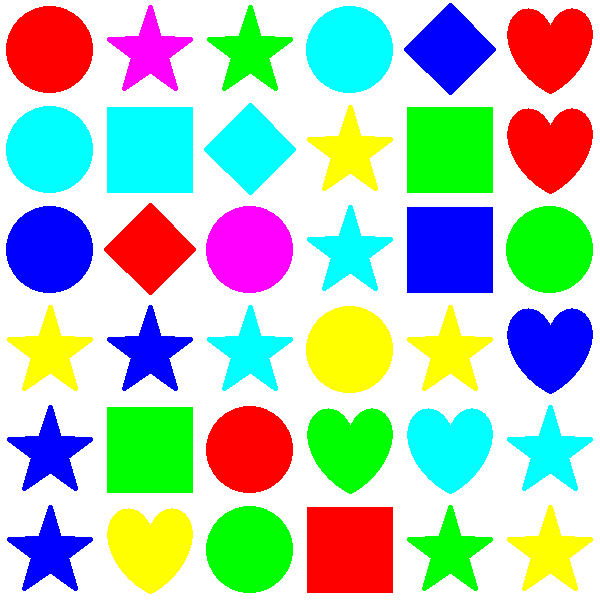
#> input picture II kolokvijum/simboli.png, 600 x 600 px
$ python DOSprikol2.1.py
#> lines starting #> are read from the running program, lines starting #| are printed output that depends on the picture; after the words box and inside, x2 and y2 are one past the last pixel; in counts of white or black regions, pixels touching at a corner belong together
from skimage import io
import plotly.express as px
from skimage import color
from skimage import morphology

img = io.imread('../simboli.png')
#> img is the input picture: shape (600, 600, 3); mean R, G, B 178.4, 201.6, 187.3
""" fig = px.imshow(img)
fig.show() """


img_hsv = color.rgb2hsv(img)
#> img_hsv: shape (600, 600, 3) float64; mean of channels 0, 1, 2 0.179, 0.485, 1
img_hsv[:,:,0][(0.65 < img_hsv[:,:,0]) & (img_hsv[:,:,0] < 0.67)] = 1/6
#> img_hsv: shape (600, 600, 3) float64; mean of channels 0, 1, 2 0.134, 0.485, 1

img_a = color.hsv2rgb(img_hsv)
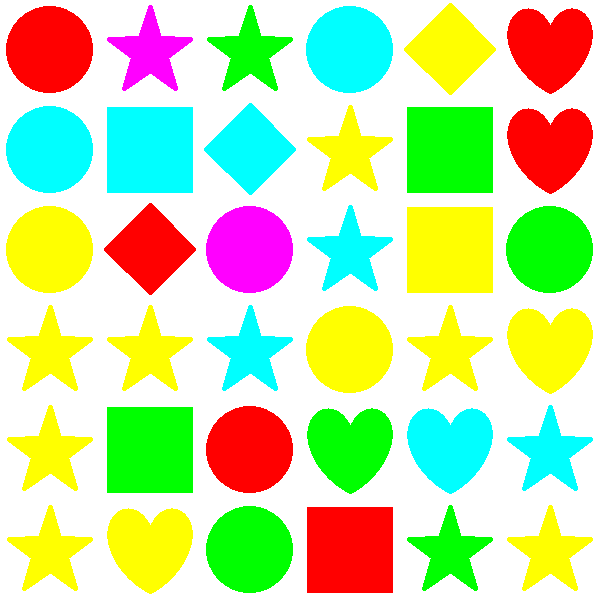
#> img_a: shape (600, 600, 3) float64; mean R, G, B 0.789, 0.88, 0.645

""" fig = px.imshow(img_a)
fig.show()
 """
B = morphology.square(70)
img_gray = color.rgb2gray(img)
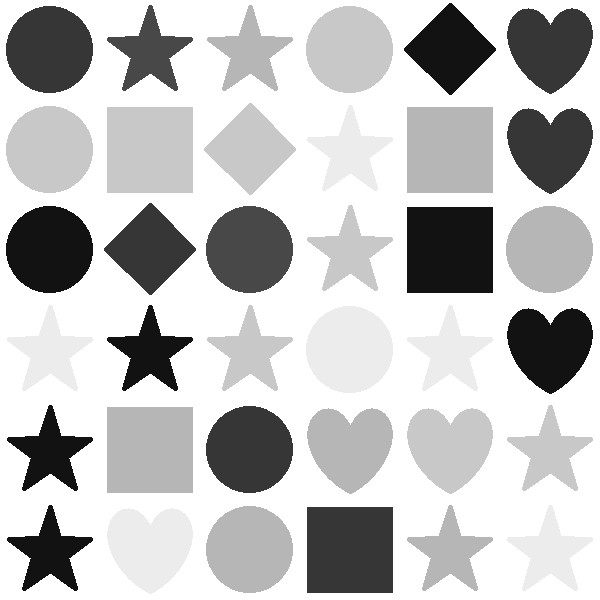
#> img_gray: shape (600, 600) float64; min 0.0721, max 1, mean 0.767
A = img_gray < 0.95
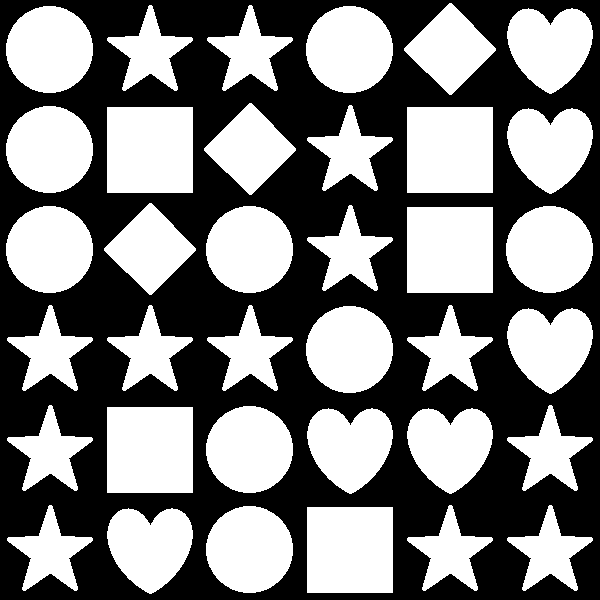
#> A: shape (600, 600) bool; 48.5% white; 36 white regions, largest, box (x1, y1, x2, y2) and area: (107, 107, 193, 193) 7396, (407, 107, 493, 193) 7396, (407, 207, 493, 293) 7396
fig = px.imshow(A, color_continuous_scale='gray')
fig.show()

img_m = morphology.opening(A, B)
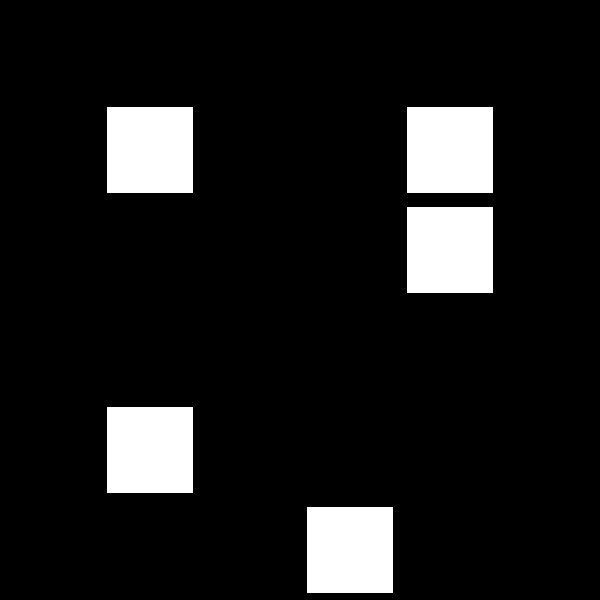
#> img_m: shape (600, 600) bool; 10.3% white; 5 white regions, box (x1, y1, x2, y2) and area: (107, 107, 193, 193) 7396, (407, 107, 493, 193) 7396, (407, 207, 493, 293) 7396, (107, 407, 193, 493) 7396, (307, 507, 393, 593) 7396
fig = px.imshow(img_m, color_continuous_scale='gray')
fig.show()

# [5 lines of commented-out code are left out]
